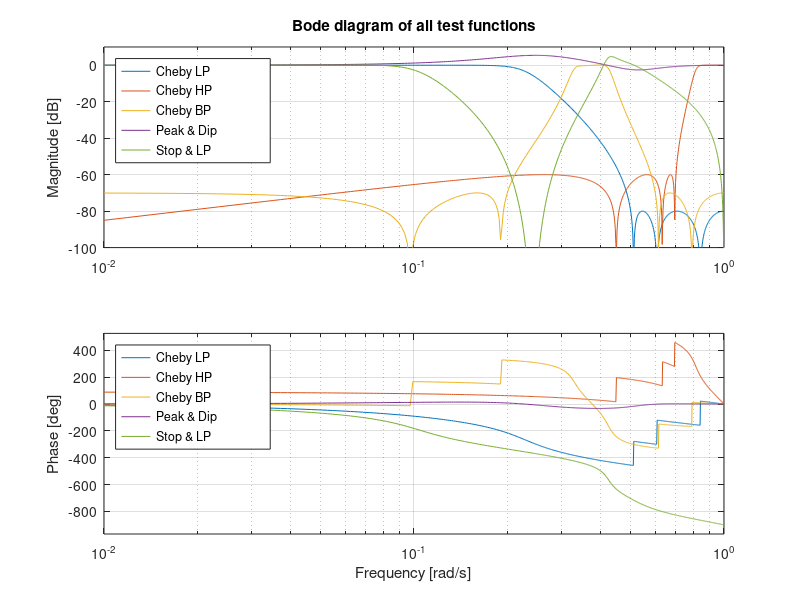
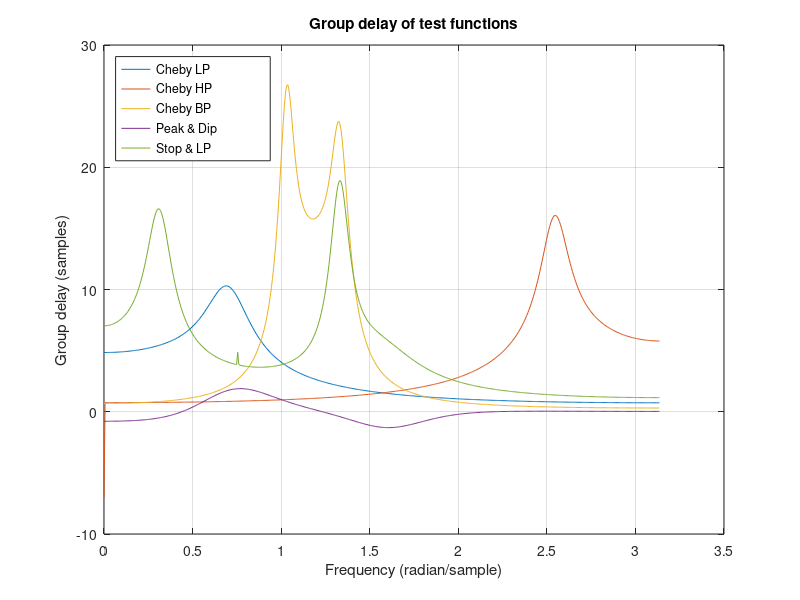

Reproduce these figures in MATLAB, in order.
clear all
close all
pkg('load', 'optim');
pkg('load', 'control');
pkg('load', 'signal');

figure 1;
wb = linspace(0.01, 1, 512);

% cheby lp
[b1,a1] = cheby2(6,80,0.5)
chebyLP = tf(b1, a1, pi)

% cheby hp
[b2,a2] = cheby2(7,60,0.7,'high')
chebyHP = tf(b2, a2, pi)

% cheby bp (matlab cheby2(4,70,[0.2, 0.6],'bandpass'))
b3 = [1.5451e-03  -1.9713e-03   2.1760e-04  -9.3270e-04   2.7666e-03  -9.3270e-04   2.1760e-04  -1.9713e-03   1.5451e-03]
a3 = [1.0000e+00  -2.7355e+00   5.9780e+00  -7.8335e+00   8.5654e+00  -6.3463e+00   3.9239e+00  -1.4513e+00   4.2989e-01]
chebyBP = tf(b3, a3, pi)

% peak dip 
b4 = [1.0349   -0.9159    0.7704   -0.4199    0.1551]
a4 = [1.0000   -0.9882    0.7910   -0.3476    0.1694]
peakDip = tf(b4, a4, pi) ^2
[b4_1, a4_1] = tfdata(peakDip, 'v')
%results in:
%num = [1.071018  -1.895730   2.433447  -2.280328   1.683715  -0.931094   0.415294  -0.130253   0.024056]
%den = [1.000000  -1.976400   2.558539  -2.258532   1.651478  -0.884705   0.388817  -0.117767   0.028696]


% butter bandstop
[b5_1, a5_1] = butter(4, [0.1, 0.5], 'stop')
h5_1 = tf(b5_1, a5_1, pi)
[b5_2, a5_2] = bilinear([0 0 0.25],[1 0.07 0.25], pi)
h5_2 = tf(b5_2, a5_2, pi)
butterStopLP = h5_1 * h5_2
[b5, a5] = tfdata(butterStopLP, 'v')
%results in:
%b5 = [0.059720  -0.227672   0.360950  -0.130451  -0.415327   0.726934  -0.415327  -0.130451   0.360950  -0.227672   0.059720]
%a5 = [1.0000e+00  -3.9182e+00   7.9612e+00  -1.1212e+01   1.1767e+01  -9.4018e+00   5.8497e+00  -2.7816e+00   9.3618e-01  -2.0557e-01   2.6283e-02]

bode(chebyLP, chebyHP, chebyBP, peakDip, butterStopLP, wb)
subplot(2,1,1)
title('Bode diagram of all test functions')
ylim([-100 10])
h = legend ('Cheby LP', 'Cheby HP', 'Cheby BP', 'Peak & Dip', 'Stop & LP                   ', "location", "northwest");
legend (h, "location", "northwest")

subplot(2,1,2)
h = legend ('Cheby LP', 'Cheby HP', 'Cheby BP', 'Peak & Dip', 'Stop & LP                   ', "location", "northwest");
legend (h, "location", "northwest")

figure 2;
grpdelay(b1, a1)
hold on;
grpdelay(b2, a2)
grpdelay(b3, a3)
grpdelay(b4_1, a4_1)
grpdelay(b5, a5)
hold off;
title('Group delay of test functions')
h = legend ('Cheby LP', 'Cheby HP', 'Cheby BP', 'Peak & Dip', 'Stop & LP                   ', "location", "northwest");
legend (h, "location", "northwest")
